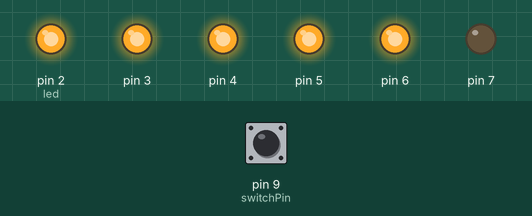
This sketch was run on a simulated Arduino Uno, built with avr-gcc and run on an emulated ATmega328P. On the bench: output pins drawn as LEDs (lit = HIGH). The test bench sets the inputs (shaded band); at power-on: pin 9 (switchPin) LOW. What the sketch prints to the serial monitor is not drawn.

Above: at 16.4 s.
16.5 s: pin 9 (switchPin) pulled HIGH for 0.15 s
At 17.3 s:
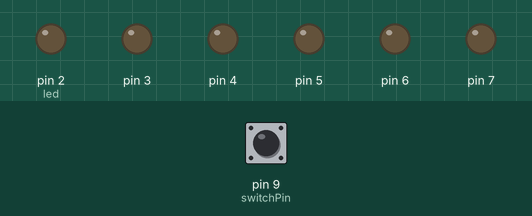
36.1 s: pin 9 (switchPin) pulled HIGH for 1 s
At 41.3 s:
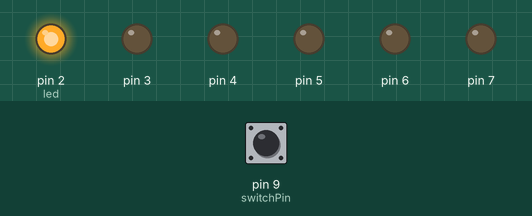
56.6 s: pin 9 (switchPin) pulled HIGH for 3.2 s
At 66.9 s:
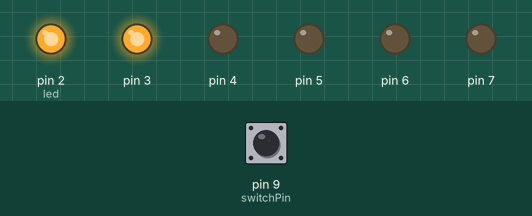
Timing chart, 0 to 79.3 s (numbered marks = the images above; inputs shaded):
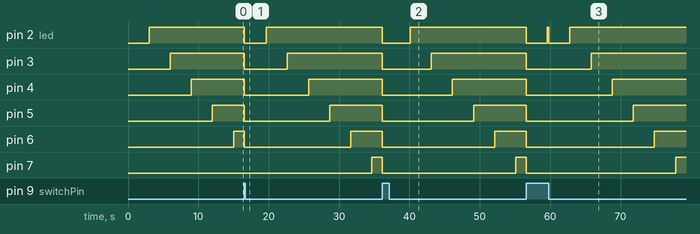

Measured:
- after the input at 16.5 s, pin 2 (led): HIGH → LOW at once, → HIGH 3.1 s later; pin 3: HIGH → LOW at once, → HIGH 6.1 s later; pin 4: HIGH → LOW at once, → HIGH 9.2 s later; pin 5: HIGH → LOW at once, → HIGH 12.2 s later; pin 6: HIGH → LOW at once, → HIGH 15.2 s later
- after the input at 36.1 s, pin 2 (led): HIGH → LOW at once, → HIGH 4.0 s later; pin 3: HIGH → LOW at once, → HIGH 7.0 s later; pin 4: HIGH → LOW at once, → HIGH 10.0 s later; pin 5: HIGH → LOW at once, → HIGH 13.0 s later; pin 6: HIGH → LOW at once, → HIGH 16.0 s later
- after the input at 56.6 s, pin 2 (led): alternates HIGH for 0.20 s and LOW for 3.0 s, 4 changes in all, then stays HIGH, starting at once; pin 3: HIGH → LOW at once, → HIGH 9.2 s later; pin 4: HIGH → LOW at once, → HIGH 12.2 s later; pin 5: HIGH → LOW at once, → HIGH 15.2 s later; pin 6: HIGH → LOW at once, → HIGH 18.2 s later

The sketch:

LAB8.ino
```cpp
const int switchPin = 9;

unsigned long previousTime = 0;

int switchState = 0;
int prevSwitchState = 0;

int led = 2;

long interval = 3000;

void setup() {
  for(int x = 2; x < 8; x++) {
    pinMode(x, OUTPUT);
  }

  pinMode(9, INPUT);
  Serial.begin(9600);
}

void loop() {
  unsigned long currentTime = millis();

  if(currentTime - previousTime > interval){
    previousTime = currentTime;

    digitalWrite(led, HIGH);
    led++;

    if(led == 7){
    }
  }

  switchState = digitalRead(switchPin);
  Serial.println(switchState);

  if(switchState != prevSwitchState){
    for(int x = 2; x < 8; x++){
      digitalWrite(x, LOW);
    }

    led = 2;
    previousTime = currentTime;
  }

  prevSwitchState = switchState;
}
```
